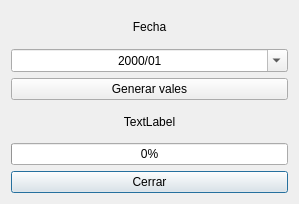
<?xml version="1.0" encoding="UTF-8"?>
<ui version="4.0">
 <class>GenerarVales</class>
 <widget class="QDialog" name="GenerarVales">
  <property name="geometry">
   <rect>
    <x>0</x>
    <y>0</y>
    <width>299</width>
    <height>204</height>
   </rect>
  </property>
  <property name="windowTitle">
   <string>Generar vales</string>
  </property>
  <property name="windowIcon">
   <iconset resource="recursos.qrc">
    <normaloff>:/imagenes/Emeicjac logo.jpg</normaloff>:/imagenes/Emeicjac logo.jpg</iconset>
  </property>
  <layout class="QGridLayout" name="gridLayout">
   <item row="3" column="0">
    <widget class="QLabel" name="label">
     <property name="text">
      <string>TextLabel</string>
     </property>
     <property name="alignment">
      <set>Qt::AlignmentFlag::AlignCenter</set>
     </property>
    </widget>
   </item>
   <item row="5" column="0">
    <widget class="QPushButton" name="pushButtonCerrar">
     <property name="text">
      <string>Cerrar</string>
     </property>
    </widget>
   </item>
   <item row="4" column="0">
    <widget class="QProgressBar" name="progressBar">
     <property name="baseSize">
      <size>
       <width>0</width>
       <height>0</height>
      </size>
     </property>
     <property name="value">
      <number>0</number>
     </property>
    </widget>
   </item>
   <item row="0" column="0">
    <widget class="QLabel" name="label_2">
     <property name="text">
      <string>Fecha</string>
     </property>
     <property name="alignment">
      <set>Qt::AlignmentFlag::AlignCenter</set>
     </property>
    </widget>
   </item>
   <item row="1" column="0">
    <widget class="QDateEdit" name="dateEdit">
     <property name="wrapping">
      <bool>false</bool>
     </property>
     <property name="alignment">
      <set>Qt::AlignmentFlag::AlignCenter</set>
     </property>
     <property name="readOnly">
      <bool>false</bool>
     </property>
     <property name="buttonSymbols">
      <enum>QAbstractSpinBox::ButtonSymbols::PlusMinus</enum>
     </property>
     <property name="showGroupSeparator" stdset="0">
      <bool>false</bool>
     </property>
     <property name="displayFormat">
      <string>yyyy/MM</string>
     </property>
     <property name="calendarPopup">
      <bool>true</bool>
     </property>
    </widget>
   </item>
   <item row="2" column="0">
    <widget class="QPushButton" name="pushButtonGenerar">
     <property name="text">
      <string>Generar vales</string>
     </property>
    </widget>
   </item>
  </layout>
 </widget>
 <resources>
  <include location="recursos.qrc"/>
 </resources>
 <connections>
  <connection>
   <sender>pushButtonCerrar</sender>
   <signal>clicked()</signal>
   <receiver>GenerarVales</receiver>
   <slot>reject()</slot>
   <hints>
    <hint type="sourcelabel">
     <x>219</x>
     <y>293</y>
    </hint>
    <hint type="destinationlabel">
     <x>220</x>
     <y>254</y>
    </hint>
   </hints>
  </connection>
 </connections>
</ui>
